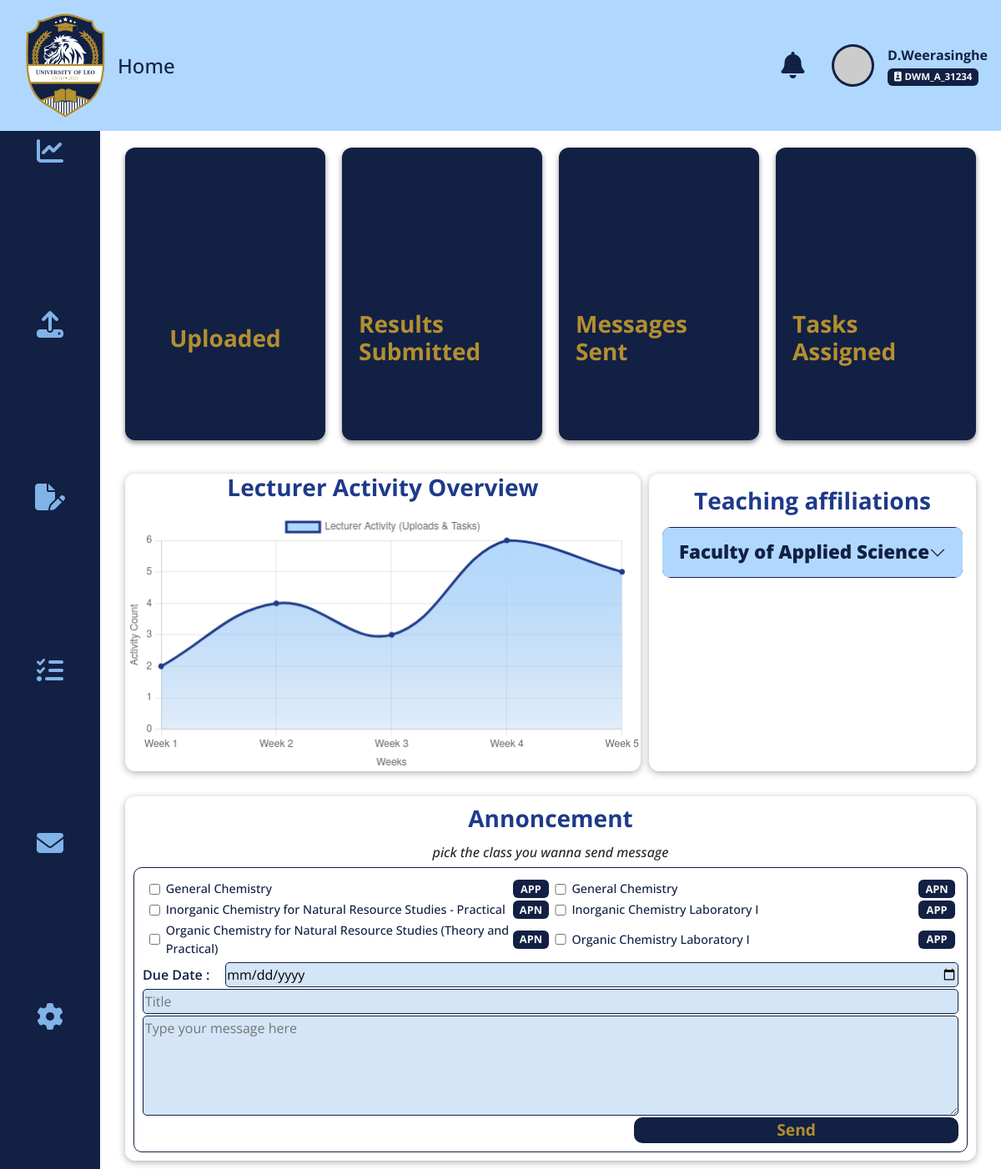
The page /lectureDashboard/home.php?dashboard (signed in) on the database its author committed.
### tables this page shows
CREATE TABLE `staffsaccount` (
  `IP` varchar(255) NOT NULL,
  `Createddate` datetime DEFAULT NULL,
  `staffID` varchar(50) DEFAULT NULL,
  `userName` varchar(255) DEFAULT NULL,
  `pswrd` varchar(255) DEFAULT NULL,
  `faculty_ids` varchar(500) DEFAULT NULL,
  `department_ids` varchar(500) DEFAULT NULL,
  `subjects` varchar(255) DEFAULT NULL
);

CREATE TABLE `subject` (
  `subject_id` varchar(20) NOT NULL,
  `department_id` varchar(5) NOT NULL,
  `Year` int(11) NOT NULL,
  `semester` int(11) NOT NULL,
  `subject_name` varchar(255) NOT NULL
);

### Includes/function.php (called while the page is built, shortened)
<?php
function pickedSubjectbyLecturer($con, $id)
{
  $selectQuery = "SELECT `subjects` FROM `staffsaccount` WHERE `staffID`='$id'";
  $result = mysqli_query($con, $selectQuery);
  $ids = explode("|", mysqli_fetch_assoc($result)["subjects"]);
  return $ids;
}
function subjectInformations($con, $subject_ids)
{
  $subject_info = [];
  foreach ($subject_ids as $subject_id) {
    $selectQuery1 = "SELECT `subject_id`,`department_id`, `Year`, `semester`, `subject_name` FROM `subject` WHERE `subject_id` = '$subject_id'";
    $result1 = mysqli_query($con, $selectQuery1);
    while ($row = mysqli_fetch_assoc($result1)) {
      $subject_info[] = $row;
    }
  }
  return $subject_info;
}

### lectureDashboard/dashboard.php (the view, shortened to what this page needs)
<!DOCTYPE html>
<html lang="en">
<head>
</head>
<body>
    <div class="task-cards">
        <div class="card_DASH assignment">
            <h3 class="headType1">Uploaded</h3>
        </div>
        <div class="card_DASH submission">
            <h3 class="headType1">Results Submitted</h3>
        </div>
        <div class="card_DASH message">
            <h3 class="headType1">Messages Sent</h3>
        </div>
        <div class="card_DASH task">
            <h3 class="headType1">Tasks Assigned</h3>
        </div>
    </div>
    <section class="chartLec">
        <h3 class="text-center fw-bolder">Lecturer Activity Overview</h3>
        <canvas id="activityChart"></canvas>
    </section>
    <section class="p-3">
        <h3 class="text-center fw-bolder">Teaching affiliations</h3>
        <?php
        $selectQuery  = "SELECT `faculty_ids`, `department_ids` FROM `staffsaccount` WHERE `staffID` = '{$STFID}'";
        $result = mysqli_query($con, $selectQuery);
        $row = mysqli_fetch_assoc($result);
        $str1 = $row['faculty_ids'] ?? "";
        $str2 = $row['department_ids'] ?? "";
        if (!empty($str1) && !empty($str2)) {
            $selectedFaculties = explode('|', $str1);
            $facultyArr = [];
            foreach ($selectedFaculties as $faculty) {
                $uni = "SELECT faculty.faculty_id, faculty.facultyName,
                                    GROUP_CONCAT(department.department_id SEPARATOR '|') AS department_ids,
                                    GROUP_CONCAT(department.department_name SEPARATOR '|') AS department_names
                            FROM department
                            INNER JOIN faculty ON department.faculty_id = faculty.faculty_id
                            WHERE faculty.faculty_id = '{$faculty}'
                            GROUP BY faculty_id";
                $result = mysqli_query($con, $uni);
                while ($row = mysqli_fetch_assoc($result)) {
                    $facultyArr[$faculty] = $row['facultyName'];
                }
            }
            echo "<div class='accordion' id='dashboard_stf_acc'>";
            foreach ($selectedFaculties as $faculty) {
                $facArr = $facultyArr[$faculty] ?? "";
                echo "
                    <div class='accordion-item'>
                        <h2 class='accordion-header'>
                            <button class='accordion-button collapsed' type='button' data-bs-toggle='collapse' data-bs-target='#{$faculty}' aria-expanded='false' aria-controls='{$faculty}'>
                                {$facArr}
                        </h2>
                        <div id='{$faculty}' class='accordion-collapse collapse' data-bs-parent='#dashboard_stf_acc'>
                            <div class='accordion-body p-0 '>
                                <ul class='btn-group p-0'>";
                echo "</ul>
                            </div>
                        </div>
                    </div>";
            }
            echo "</div>";
        } else {
            echo "<i class='text-secondary text-center' style='align-self-center'>Add your affiliations in Setting</i>";
        }
        ?>
    </section>
    <section class="multiFormsCont">
        <h3 class="span4 text-center fw-bolder">Annoncement</h3>
        <h5 class="span4 fs-6 text-center"><i>pick the class you wanna send message</i></h5>
        <form class="formContainer" method="post">
            <div class="subjectChackBoxes span4 align-items-center  p-1">
                <?php
                $data = subjectInformations($con, pickedSubjectbyLecturer($con, "$STFID"));
                foreach ($data as $i => $value) {
                    $subjectInfo = json_decode(json_encode($value));
                    echo "
                        <input class='selSub' type='checkbox' name='$subjectInfo->subject_name' id='$subjectInfo->subject_id' value='$subjectInfo->subject_id'>
                        <label class='tradi-blue1 fw-medium depCheckBox' for='$subjectInfo->subject_id'>$subjectInfo->subject_name</label>
                        <span class='badge text-light tradi-blue1-bg'>$subjectInfo->department_id</span>";
                }
                ?>
            </div>
            <?php
            if (!empty($str1) && !empty($str2)) {
                echo "
                    <label for='dueDate' class='span1'>Due Date : </label>
                    <input class='inputBarDesign form2 span3' type='date' placeholder='Due Date' id='dueDate'>
                    <input class='inputBarDesign title form2' type='text' placeholder='Title'>
                    <textarea class='inputBarDesign message-box span4' placeholder='Type your message here'></textarea>
                    <button type='button' class='generalButton column4'>Send</button>
                    ";
            } else {
                echo "<i class='span4 text-secondary text-center'>Add your affiliations in Setting</i>";
            }
            ?>
        </form>
    </section>
</body>
</html>

### lectureDashboard/home.php (shortened to what this page needs)
<?php
global $con;
$STFID = $_SESSION['STFID'] ?? "";
include('../Includes/function.php');
?>
<!DOCTYPE html>
<html lang="en">
<head>
    <link rel="stylesheet" href="https://cdnjs.cloudflare.com/ajax/libs/font-awesome/6.5.0/css/all.min.css">
    <link
        href="https://cdn.jsdelivr.net/npm/bootstrap@5.3.7/dist/css/bootstrap.min.css"
        rel="stylesheet"
 />
    <link rel="stylesheet" href="../style.css" />
</head>
<body>
    <div class="header">
        <?php
        $selectQuery = "SELECT `userName`, `pswrd`, `faculty_ids`, `department_ids`, `subjects` FROM `staffsaccount` WHERE `staffID` = '$STFID'";
        $result = mysqli_query($con, $selectQuery);
        $row = mysqli_fetch_assoc($result);
        $name = $row["userName"] ?? '';
        $profilepic = $_SESSION['PROFILEPIC'] ?? "";
        $onlineprofilepic = $_SESSION['ONLINEPROFILE'] ?? "";
        if (!empty($_SESSION['STDID']) && empty($STFID)) {
            $PROFILEPICPATH = !empty($profilepic) ? "../Dynamic images/students/{$profilepic}" : "$onlineprofilepic";
        } else if (empty($_SESSION['STDID']) && !empty($STFID)) {
            $PROFILEPICPATH = !empty($profilepic) ? "../Dynamic images/staffs/{$profilepic}" : "$onlineprofilepic";
        } else {
            $PROFILEPICPATH = !empty($profilepic) ? "../static images/sampleImage.png" : "$onlineprofilepic";
        }
        ?>
        <div class="logoDashboard p-3 d-flex align-items-center">
            <a href="../index.php">
                <img src="../static images/LOGO1.png" width="125px">
            </a>
            <div class="path">
                <a href="student_dashboard.php" class="themLink fs-4">Home</a>
            </div>
        </div>
        <div class="Container d-flex align-items-center">
            <div class="notificationLOGO m-3">
                <i class="fa-solid fa-bell tradi-blue1 fs-2"></i>
            </div>
            <div class="profileCard m-3">
                <?php
                echo "
                        <img src='{$PROFILEPICPATH}' width='45px' class='profilePicture'>
                        ";
                ?>
            </div>
            <div class="profile_text">
                <?php
                echo "
                        <p class='p-0 m-0 me-3 tradi-blue1 fw-bolder'>{$name}</p>
                        <span class='badge tradi-blue1-bg text-light py-1 px-2' style='font-size: 0.72rem;'><i class='fa-solid fa-id-badge me-1'></i>{$STFID}</span>
                        ";
                ?>
            </div>
        </div>
    </div>
    <aside class="sidebar">
        <div class="sideBarContet text-center">
            <a class="dashBoardLink" href="home.php?dashboard" title="Home">
                <i class="fa-solid fa-chart-line"></i>
            </a>
        </div>
        <div class="sideBarContet text-center">
            <a class="dashBoardLink" href="student_dashboard.php" title="Home">
                <i class="fa-solid fa-upload"></i>
            </a>
        </div>
        <div class="sideBarContet text-center">
            <a class="dashBoardLink" href="student_dashboard.php" title="Home">
                <i class="fa-solid fa-file-pen"></i>
            </a>
        </div>
        <div class="sideBarContet text-center">
            <a class="dashBoardLink" href="student_dashboard.php" title="Home">
                <i class="fa-solid fa-tasks"></i>
            </a>
        </div>
        <div class="sideBarContet text-center">
            <a class="dashBoardLink" href="student_dashboard.php" title="Home">
                <i class="fa-solid fa-envelope"></i>
            </a>
        </div>
        <div class="sideBarContet text-center">
            <a class="dashBoardLink" href="home.php?setting" title="Setting">
                <i class="fa-solid fa-gear"></i>
            </a>
        </div>
    </aside>
    <div class="main-content">
        <?php
        if (isset($_GET['dashboard'])) {
            include('dashboard.php');
        } else if (isset($_GET['setting'])) {
            include('setting.php');
        }
        ?>
    </div>
    <script>
        const ctx = document.getElementById('activityChart').getContext('2d');
        const gradient = ctx.createLinearGradient(0, 0, 0, 300);
        gradient.addColorStop(0, ' #b0d8ff');
        gradient.addColorStop(1, '#80b4e721');
        new Chart(ctx, {
            type: 'line',
            data: {
                labels: ['Week 1', 'Week 2', 'Week 3', 'Week 4', 'Week 5'],
                datasets: [{
                    label: 'Lecturer Activity (Uploads & Tasks)',
                    data: [2, 4, 3, 6, 5],
                    fill: true,
                    backgroundColor: gradient,
                    borderColor: '#1e3a8a',
                    tension: 0.4,
                    pointBackgroundColor: '#1e3a8a'
                }]
            },
            options: {
                responsive: true,
                scales: {
                    y: {
                        beginAtZero: true,
                        title: {
                            display: true,
                            text: 'Activity Count'
                        }
                    },
                    x: {
                        title: {
                            display: true,
                            text: 'Weeks'
                        }
                    }
                }
            }
        });
    </script>
</body>
</html>

### style.css (style rules this page uses)
:root { --color1: #122044; --color2: #0f2763; --color2A: #12204400; --color3: #00154871; --color4: #ffe2a900; --color5: #1220441a; --color6: #80b3e7; --color7: #b0d8ff; --color8: #80b4e789; --color8A: #80b4e751; --color9: #b48f2e; --colorA: #ffcf55; --colorB: #ffe2a9a0; --colorC: #ffcf551a; --colorD: #ffe2a9; }
* { font-family: "Open Sans", sans-serif; }
a.themLink:link, a.themLink:visited { text-decoration: none; font-weight: 500; color: var(--color1); transition: all 0.3s; }
.tradi-blue1 { color: var(--color1); }
.tradi-blue1-bg { background-color: var(--color1); }
.buttonset > a:link, .buttonset > a:visited, button[type="submit"], .generalButton { font-size: 1.2em; border-radius: 10px; background-color: var(--color1); color: var(--color9); font-weight: 700; border: none; transition: all 0.3s; }
.formContainer { display: grid; grid-template-columns: 1fr 4fr 1fr 4fr; gap: 30px; border: var(--color1) 1px solid; padding: 10px; border-radius: 10px; }
.span3 { grid-column: span 3 !important; }
.span4 { grid-column: span 4 !important; }
.column4 { grid-column-start: 4 !important; }
select, .formContainer > input, .formContainer > select, .inputBarDesign { height: 30px; border: var(--color1) 1px solid; border-radius: 5px; background-color: #80b4e758; align-self: center; }
.formContainer > label, .faculties-check > label, .facultyCheckboxes > label, .facultyBatchboxes > label, .generalLabel { color: var(--color1); font-weight: 600; align-self: center; }
.formContainer > h2, .headType1 { grid-column: span 4; font-weight: 700; color: var(--color1); margin: auto; }
.facCheckBox, .depCheckBox { font-size: 0.9em; }
:root { --CCHead2: 28%; --captionBody2: 71.5%; }
:root { --hidout: -18vw; --hideout2: 11vw; --line: 71vh; --caption3height: 38.5vh; }
.accordion { border-radius: 10px !important; overflow: hidden; }
.accordion-button { background-color: var(--color9); color: var(--color1); font-weight: 800; font-size: 0.7em; }
.accordion-header { background-color: var(--color1); }
.subjectChackBoxes { display: grid; grid-template-columns: 1fr 20fr 1fr 1fr 20fr 1fr; gap: 0.2em; }
.message { padding: 0.2em; font-weight: 600; }
.sidebar { background: var(--color1); display: flex; flex-direction: column; }
.main-content { display: grid; gap: 10px; padding: 20px 30px; grid-template-columns: 1fr 1fr; overflow-x: hidden; }
.header { background-color: var(--color7); grid-column: span 2; display: flex; flex-direction: row; justify-content: space-between; }
.task-cards { display: grid; grid-template-columns: repeat(auto-fit, minmax(220px, 1fr)); gap: 20px; margin-bottom: 30px; height: 25vh; grid-column: span 3; }
.card_DASH { display: flex; background: var(--color1); padding: 20px; border-radius: 12px; box-shadow: 0 3px 6px #00000072; transition: transform 0.2s; align-items: center; justify-content: center; flex-direction: column; overflow: hidden; }
.card_DASH h3 { font-weight: 700; color: var(--color9); transform: translateY(5vh); transition: all 0.5s ease; }
.profileCard { background-color: var(--color1); width: fit-content; padding: 0.2em; border-radius: 50%; overflow: hidden; justify-self: center; }
.profilePicture { border-radius: 50%; }
.logoDashboard { flex-grow: 2fr; }
a.dashBoardLink { color: var(--color6); font-size: 2em; }
.sideBarContet { height: 100%; }
.fa-solid { transition: all 0.3s ease; }
textarea.message-box { height: 120px; grid-column: span 3; }

### lectureDashboard/home.php (style rules this page uses)
body { margin: 0; display: grid; grid-template-columns: 1fr 9fr; grid-template-rows: 1fr 20fr; height: 100vh; overflow: hidden; }
section { background: #fff; border-radius: 12px; box-shadow: 0 2px 8px #00000050; margin-bottom: 20px; }
section.chartLec { grid-column: span 2; }
section h3 { margin-bottom: 15px; color: #1e3a8a; }
canvas { width: 100%; height: 100px; }
.formContainer { gap: 2px; }
.multiFormsCont { grid-column: span 3; gap: 5px; padding: 10px; grid-template-columns: 1fr 1fr; }
.inputBarDesign.form2 { grid-column: span 4; }
.accordion-item { overflow: visible; border-width: 1px 0px 1px 0px; border-top: 1px solid var(--color1); border-bottom: 1px solid var(--color1); }
.accordion-button { background-color: var(--color7) !important; color: var(--color1); font-weight: 800; font-size: 0.7em; }
.badge { font-size: 0.8em; transition: all 0.3s; }

### rows shown on the page
staffsaccount: userName "D.Weerasinghe", faculty_ids "Faculty of Applied Science"
subject: subject_name "General Chemistry", department "APP"
subject: subject_name "General Chemistry", department "APN"
subject: subject_name "Inorganic Chemistry for Natural Resource Studies - Practical", department "APN"
subject: subject_name "Inorganic Chemistry Laboratory I", department "APP"
subject: subject_name "Organic Chemistry for Natural Resource Studies (Theory and Practical)", department "APN"
subject: subject_name "Organic Chemistry Laboratory I", department "APP"

### other values the page prints
$STFID "DWM_A_31234"
